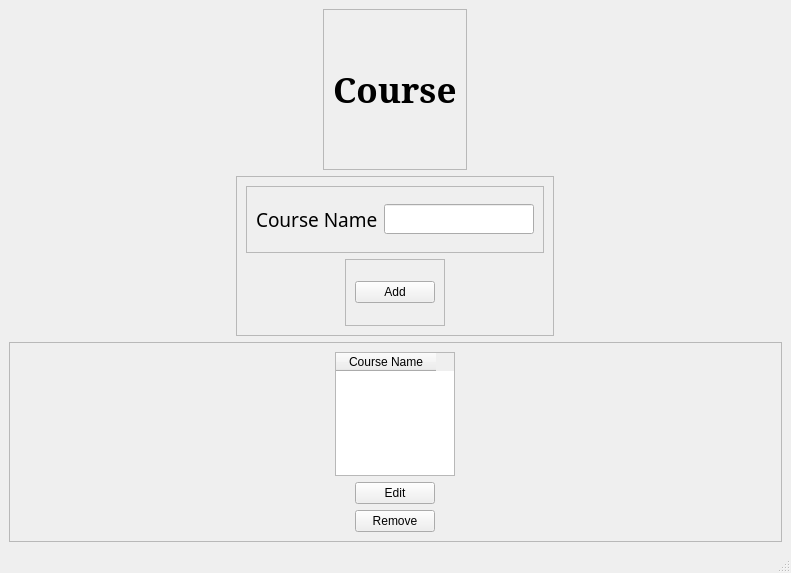
<?xml version="1.0" encoding="UTF-8"?>
<ui version="4.0">
 <class>coursePage</class>
 <widget class="QMainWindow" name="coursePage">
  <property name="geometry">
   <rect>
    <x>0</x>
    <y>0</y>
    <width>791</width>
    <height>573</height>
   </rect>
  </property>
  <property name="windowTitle">
   <string>Add course</string>
  </property>
  <widget class="QWidget" name="centralwidget">
   <layout class="QVBoxLayout" name="verticalLayout">
    <item alignment="Qt::AlignHCenter">
     <widget class="QFrame" name="frame">
      <property name="frameShape">
       <enum>QFrame::StyledPanel</enum>
      </property>
      <property name="frameShadow">
       <enum>QFrame::Raised</enum>
      </property>
      <layout class="QVBoxLayout" name="verticalLayout_2">
       <item>
        <widget class="QLabel" name="label">
         <property name="font">
          <font>
           <family>MS Serif</family>
           <pointsize>26</pointsize>
           <weight>75</weight>
           <bold>true</bold>
          </font>
         </property>
         <property name="text">
          <string>Course</string>
         </property>
        </widget>
       </item>
      </layout>
     </widget>
    </item>
    <item alignment="Qt::AlignHCenter">
     <widget class="QFrame" name="frame_5">
      <property name="frameShape">
       <enum>QFrame::StyledPanel</enum>
      </property>
      <property name="frameShadow">
       <enum>QFrame::Raised</enum>
      </property>
      <layout class="QVBoxLayout" name="verticalLayout_4">
       <item>
        <widget class="QFrame" name="frame_2">
         <property name="frameShape">
          <enum>QFrame::StyledPanel</enum>
         </property>
         <property name="frameShadow">
          <enum>QFrame::Raised</enum>
         </property>
         <layout class="QHBoxLayout" name="horizontalLayout">
          <item>
           <widget class="QLabel" name="label_2">
            <property name="font">
             <font>
              <family>MV Boli</family>
              <pointsize>14</pointsize>
             </font>
            </property>
            <property name="text">
             <string>Course Name</string>
            </property>
           </widget>
          </item>
          <item>
           <widget class="QLineEdit" name="courseName">
            <property name="minimumSize">
             <size>
              <width>150</width>
              <height>0</height>
             </size>
            </property>
            <property name="maximumSize">
             <size>
              <width>16777215</width>
              <height>30</height>
             </size>
            </property>
           </widget>
          </item>
         </layout>
        </widget>
       </item>
       <item alignment="Qt::AlignHCenter">
        <widget class="QFrame" name="frame_3">
         <property name="frameShape">
          <enum>QFrame::StyledPanel</enum>
         </property>
         <property name="frameShadow">
          <enum>QFrame::Raised</enum>
         </property>
         <layout class="QHBoxLayout" name="horizontalLayout_2">
          <item>
           <widget class="QPushButton" name="add">
            <property name="cursor">
             <cursorShape>PointingHandCursor</cursorShape>
            </property>
            <property name="text">
             <string>Add</string>
            </property>
           </widget>
          </item>
         </layout>
        </widget>
       </item>
      </layout>
     </widget>
    </item>
    <item>
     <widget class="QFrame" name="frame_4">
      <property name="maximumSize">
       <size>
        <width>16777215</width>
        <height>200</height>
       </size>
      </property>
      <property name="frameShape">
       <enum>QFrame::StyledPanel</enum>
      </property>
      <property name="frameShadow">
       <enum>QFrame::Raised</enum>
      </property>
      <layout class="QVBoxLayout" name="verticalLayout_3">
       <item alignment="Qt::AlignHCenter">
        <widget class="QTableWidget" name="courseTable">
         <property name="maximumSize">
          <size>
           <width>120</width>
           <height>150</height>
          </size>
         </property>
         <column>
          <property name="text">
           <string>Course Name</string>
          </property>
         </column>
        </widget>
       </item>
       <item alignment="Qt::AlignHCenter">
        <widget class="QPushButton" name="edit">
         <property name="cursor">
          <cursorShape>PointingHandCursor</cursorShape>
         </property>
         <property name="text">
          <string>Edit</string>
         </property>
        </widget>
       </item>
       <item alignment="Qt::AlignHCenter">
        <widget class="QPushButton" name="remove">
         <property name="cursor">
          <cursorShape>PointingHandCursor</cursorShape>
         </property>
         <property name="text">
          <string>Remove</string>
         </property>
        </widget>
       </item>
      </layout>
     </widget>
    </item>
   </layout>
  </widget>
  <widget class="QMenuBar" name="menubar">
   <property name="geometry">
    <rect>
     <x>0</x>
     <y>0</y>
     <width>791</width>
     <height>21</height>
    </rect>
   </property>
  </widget>
  <widget class="QStatusBar" name="statusbar"/>
 </widget>
 <resources/>
 <connections/>
</ui>
